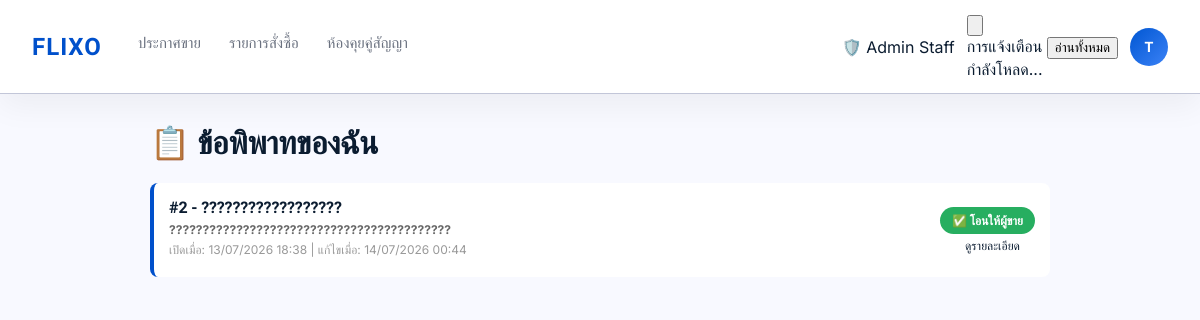
The page /my_disputes.php (signed in) on the database its author committed.
### tables this page shows
CREATE TABLE `disputes` (
  `id` int(10) UNSIGNED NOT NULL,
  `order_id` int(10) UNSIGNED NOT NULL,
  `initiator` varchar(64) NOT NULL,
  `reason` varchar(255) NOT NULL,
  `description` longtext DEFAULT NULL,
  `status` varchar(20) DEFAULT 'PENDING',
  `resolution` varchar(20) DEFAULT NULL,
  `created_at` datetime DEFAULT current_timestamp(),
  `resolved_at` datetime DEFAULT NULL,
  `buyer_refund_amount` decimal(12,2) DEFAULT NULL,
  `seller_payout_amount` decimal(12,2) DEFAULT NULL,
  `resolved_by` varchar(64) DEFAULT NULL,
  `admin_note` text DEFAULT NULL,
  `sla_due_at` datetime DEFAULT NULL,
  `seller_response_due_at` datetime DEFAULT NULL,
  `evidence_due_at` datetime DEFAULT NULL,
  `seller_response` text DEFAULT NULL,
  `seller_responded_at` datetime DEFAULT NULL,
  `seller_no_response` tinyint(1) NOT NULL DEFAULT 0
);

CREATE TABLE `orders` (
  `id` int(10) UNSIGNED NOT NULL,
  `buyer_name` varchar(64) NOT NULL,
  `seller_name` varchar(64) NOT NULL,
  `item_name` varchar(255) NOT NULL,
  `amount` decimal(12,2) NOT NULL DEFAULT 0.00,
  `status` varchar(50) NOT NULL DEFAULT 'CREATED',
  `product_id` int(10) UNSIGNED NOT NULL DEFAULT 0,
  `slip_image` varchar(255) DEFAULT NULL,
  `paid_at` datetime DEFAULT NULL,
  `tracking_number` varchar(100) DEFAULT NULL,
  `tracking_url` varchar(512) DEFAULT NULL,
  `courier` varchar(100) DEFAULT NULL,
  `courier_code` varchar(32) DEFAULT NULL,
  `created_at` datetime NOT NULL DEFAULT current_timestamp(),
  `shipped_at` datetime DEFAULT NULL,
  `last_tracking_sync_at` datetime DEFAULT NULL,
  `tracking_status` varchar(128) DEFAULT NULL,
  `tracking_status_code` varchar(32) DEFAULT NULL,
  `deal_code` varchar(12) DEFAULT NULL,
  `creator_role` enum('buyer','seller') DEFAULT NULL,
  `creator_token` varchar(64) DEFAULT NULL,
  `counterparty_fb_url` varchar(512) DEFAULT NULL,
  `counterparty_fb_name` varchar(191) DEFAULT NULL,
  `deal_note` varchar(500) DEFAULT NULL,
  `item_image` varchar(512) DEFAULT NULL,
  `counterparty_token` varchar(64) DEFAULT NULL
);

### models/Dispute.php (called while the page is built, shortened)
<?php
class Dispute {
    private $conn;
    public function __construct($db_connection) {
        $this->conn = $db_connection;
    }
    public function getUserDisputes($username, $limit = 50, $offset = 0) {
        $limit = (int)$limit;
        $offset = (int)$offset;
        $sql = "SELECT d.*, o.item_name, o.buyer_name, o.seller_name, o.amount, o.status as order_status
                FROM disputes d
                JOIN orders o ON d.order_id = o.id
                WHERE d.initiator = ? OR o.buyer_name = ? OR o.seller_name = ?
                ORDER BY d.created_at DESC
                LIMIT ? OFFSET ?";
        $stmt = $this->conn->prepare($sql);
        $stmt->bind_param("sssii", $username, $username, $username, $limit, $offset);
        $stmt->execute();
        return $stmt->get_result();
    }
}

### my_disputes.php (the view, shortened to what this page needs)
<?php
require_once 'includes/auth.php';
require_once 'models/Dispute.php';
$disputeModel = new Dispute($conn);
$page = (int)($_GET['page'] ?? 1);
$limit = 10;
$offset = ($page - 1) * $limit;
$disputes = $disputeModel->getUserDisputes($_SESSION['user'], $limit, $offset);
?>
<!DOCTYPE html>
<html lang="th">
<head>
    <link rel="stylesheet" href="assets/css/style.css?v=<?php echo time(); ?>">
</head>
<body>
<?php include 'includes/header.php'; include 'includes/navbar.php'; ?>
<div style="max-width: 900px; margin: 30px auto; padding: 0 15px;">
    <h1>📋 ข้อพิพาทของฉัน</h1>
    <?php if ($disputes && $disputes->num_rows > 0): ?>
        <?php while ($dispute = $disputes->fetch_assoc()): ?>
            <div class="dispute-card">
                <div style="flex: 1;">
                    <h3 style="margin: 0 0 5px 0; font-size: 16px;">
                        #<?php echo $dispute['order_id']; ?> - <?php echo htmlspecialchars($dispute['item_name']); ?>
                    </h3>
                    <p style="margin: 5px 0; font-size: 12px; color: #666;">
                        <strong><?php echo htmlspecialchars($dispute['reason']); ?></strong>
                    </p>
                    <p style="margin: 5px 0; font-size: 12px; color: #999;">
                        เปิดเมื่อ: <?php echo date('d/m/Y H:i', strtotime($dispute['created_at'])); ?>
                        <?php if ($dispute['status'] === 'RESOLVED'): ?>
                            | แก้ไขเมื่อ: <?php echo date('d/m/Y H:i', strtotime($dispute['resolved_at'])); ?>
                        <?php endif; ?>
                    </p>
                </div>
                <div style="text-align: right;">
                    <span class="dispute-status <?php echo $dispute['status'] === 'PENDING' ? 'status-pending' : 'status-resolved'; ?>">
                        <?php echo $dispute['status'] === 'PENDING' ? '⏳ รอแก้ไข' : '✅ ' . ($dispute['resolution'] === 'REFUND_BUYER' ? 'คืนเงิน' : 'โอนให้ผู้ขาย'); ?>
                    </span>
                    <br>
                    <a href="dispute_detail.php?dispute_id=<?php echo $dispute['id']; ?>" class="btn btn-primary" style="margin-top: 10px; padding: 8px 15px; font-size: 12px;">
                        ดูรายละเอียด
                    </a>
                </div>
            </div>
        <?php endwhile; ?>
    <?php endif; ?>
</div>
<?php include 'includes/footer.php'; ?>
</body>
</html>

### assets/css/style.css (style rules this page uses)
:root { --bg-color: #f8f9ff; --text-color: #0b1c30; --navbar-bg: #ffffff; --footer-bg: #e5eeff; --footer-text: #424656; --card-bg: #ffffff; --border-color: #c2c6d8; --primary-color: #0050cb; --primary-gradient: linear-gradient(135deg, #0050cb 0%, #003fa4 100%); --card-hover: #eff4ff; --shadow-color: rgba(0,0,0,0.05); --price-color: #006645; --font-heading: 'Hanken Grotesk', sans-serif; --font-body: 'Inter', sans-serif; --flixo-primary: #0050cb; --flixo-primary-dim: #0066ff; --flixo-surface: #f8f9ff; --flixo-on-surface: #0b1c30; --flixo-on-surface-variant: #424656; --flixo-outline: #c2c6d8; --flixo-inverse: #213145; --flixo-inverse-on: #eaf1ff; --flixo-tertiary: #006645; --flixo-error: #ba1a1a; --flixo-card-bg: #ffffff; --flixo-hairline: rgba(15, 28, 48, 0.08); --flixo-muted-bg: #f4f6fb; --flixo-shadow: 0 1px 2px rgba(15, 28, 48, 0.04); --flixo-shadow-sm: 0 1px 2px rgba(15, 28, 48, 0.04); --flixo-shadow-md: 0 4px 16px -6px rgba(15, 28, 48, 0.12); --flixo-shadow-lg: 0 12px 32px -12px rgba(15, 28, 48, 0.18); --flixo-radius-sm: 10px; --flixo-radius: 14px; --flixo-radius-lg: 18px; --flixo-radius-pill: 999px; --flixo-space-1: 4px; --flixo-space-2: 8px; --flixo-space-3: 12px; --flixo-space-4: 16px; --flixo-space-5: 20px; --flixo-space-6: 24px; --flixo-space-8: 32px; }
body { font-family: var(--font-body); margin: 0; background-color: var(--bg-color); color: var(--text-color); -webkit-tap-highlight-color: transparent; transition: background-color 0.3s ease, color 0.3s ease; padding-bottom: 24px; }
h1, h2, h3, h4, h5, h6, .logo a { font-family: var(--font-heading); letter-spacing: -0.01em; }
a { text-decoration: none; color: inherit; }

### my_disputes.php (style rules this page uses)
.dispute-card { background: var(--card-bg); padding: 15px; border-radius: 8px; margin-bottom: 10px; border-left: 4px solid var(--primary-color); display: flex; justify-content: space-between; align-items: center; }
.dispute-status { display: inline-block; padding: 6px 12px; border-radius: 15px; font-size: 12px; font-weight: bold; }
.status-resolved { background: #27ae60; color: white; }

### includes/header.php (style rules this page uses)
html, body { opacity: 1 !important; }

### rows shown on the page
disputes: order "2", order.item_name "??????????????????", reason "??????????????????????????????????????????", created_at "13/07/2026 18:38", resolved_at "14/07/2026 00:44", status "โอนให้ผู้ขาย"

### other values the page prints
substr($_SESSION['user'], 0, 1) "T"
